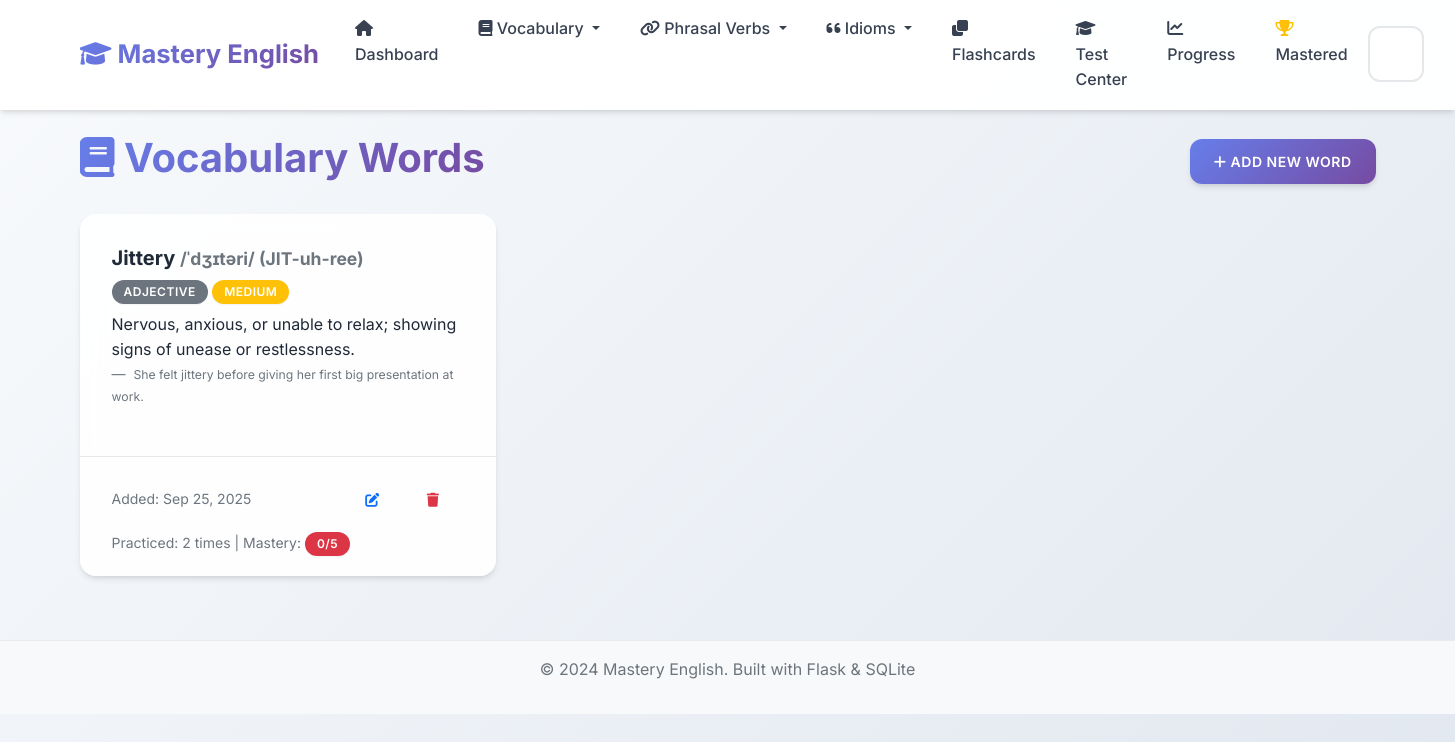
Before: /vocabulary with the older database file.
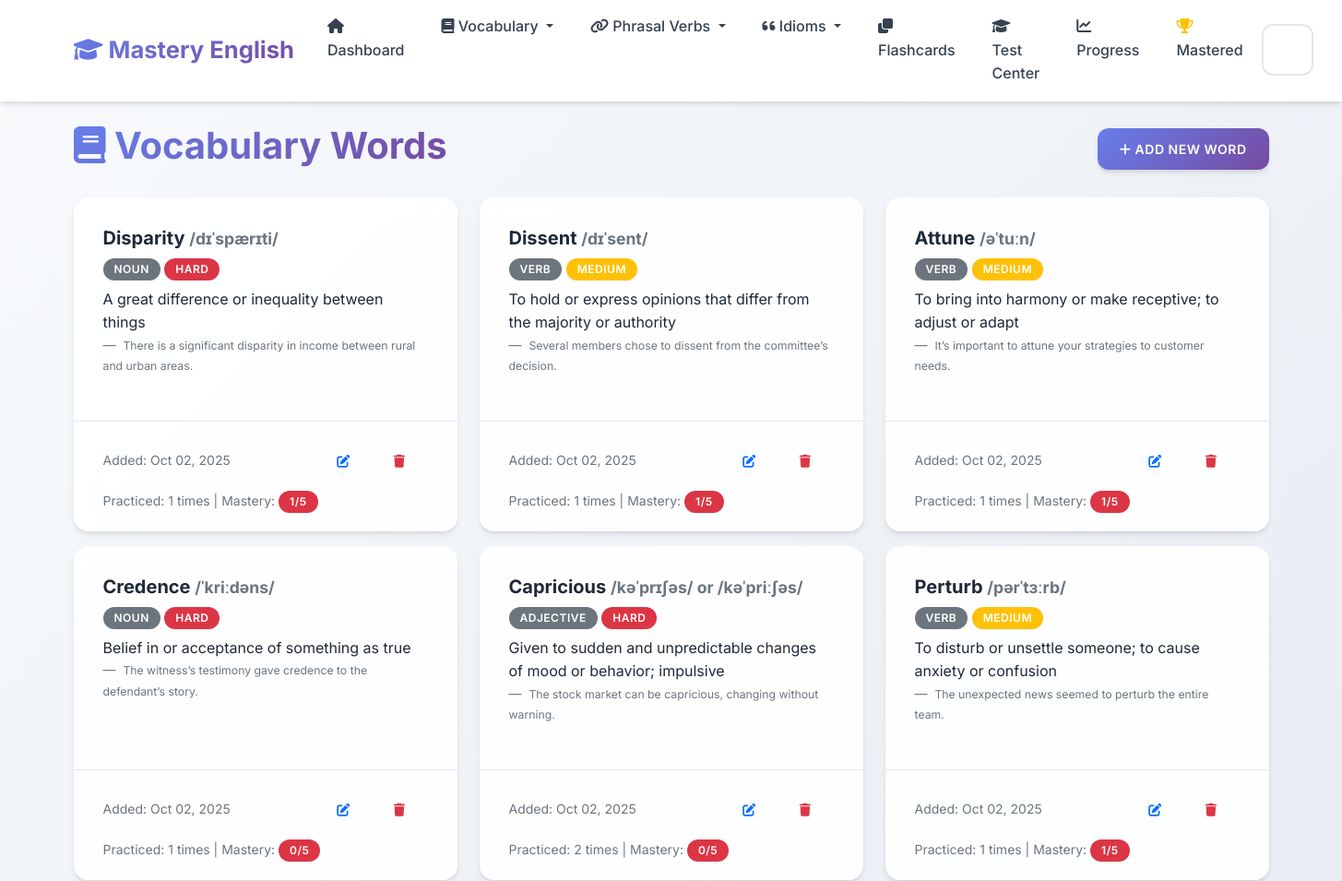
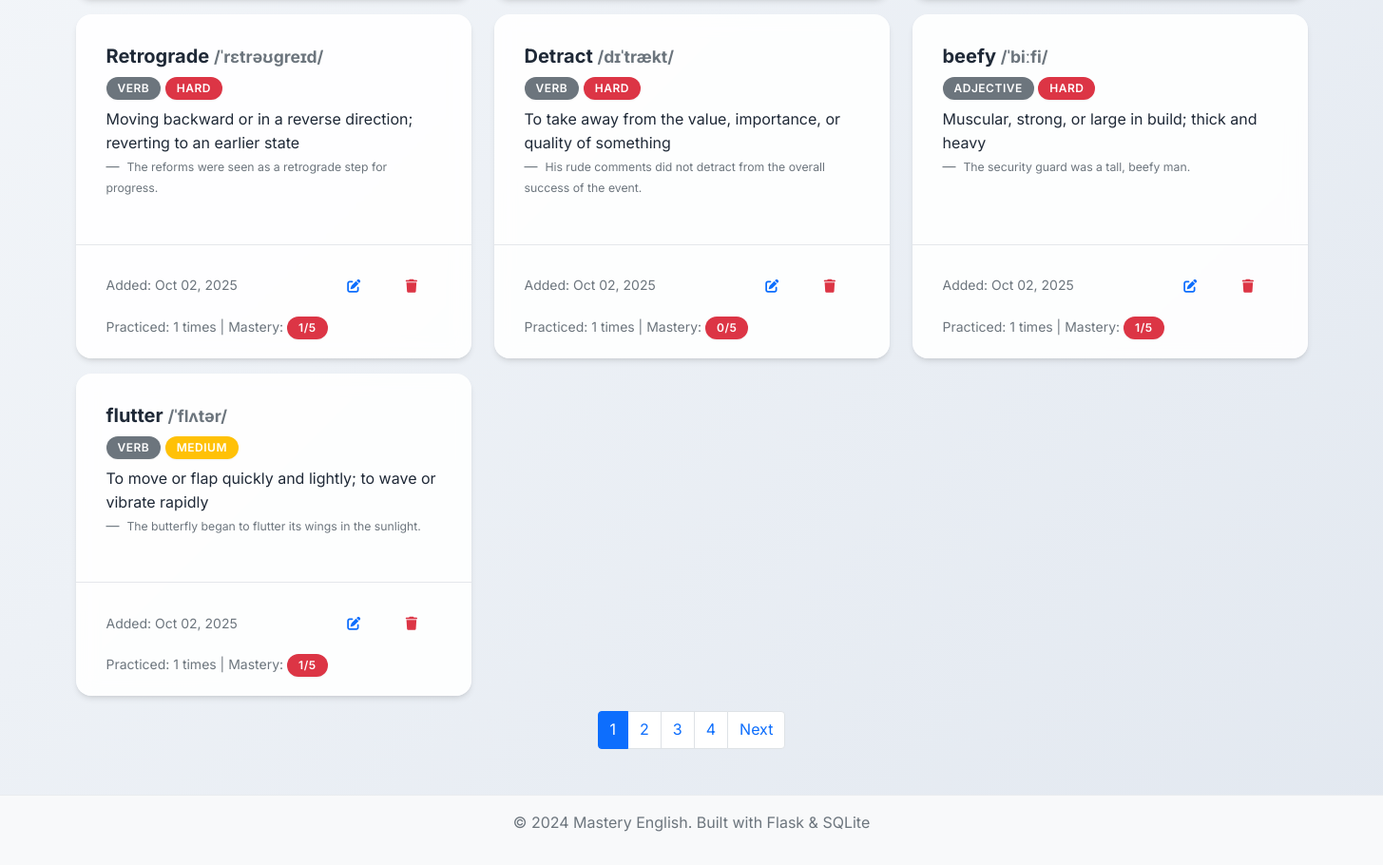
After: the same page with the newer database file (2 pictures, top to bottom).
### app.py (models this page shows, shortened)
class VocabularyWord(db.Model):
    __tablename__ = 'vocabulary_words'
    id = db.Column(db.Integer, primary_key=True)
    word = db.Column(db.String(100), nullable=False)
    definition = db.Column(db.Text, nullable=False)
    example_sentence = db.Column(db.Text)
    pronunciation = db.Column(db.String(100))
    part_of_speech = db.Column(db.String(50))
    difficulty_level = db.Column(db.String(20), default='medium')
    date_added = db.Column(db.DateTime, default=datetime.utcnow)
    times_practiced = db.Column(db.Integer, default=0)
    last_practiced = db.Column(db.DateTime)
    mastery_level = db.Column(db.Integer, default=0)

### app.py (the view)
@app.route('/vocabulary')
def vocabulary_list():
    page = request.args.get('page', 1, type=int)
    words = VocabularyWord.query.order_by(VocabularyWord.date_added.desc()).paginate(
        page=page, per_page=10, error_out=False)
    return render_template('vocabulary_list.html', words=words)

### templates/vocabulary_list.html (shortened to what this page needs)
{% extends "base.html" %}
{% block content %}
<div class="row">
    <div class="col-12">
        <div class="d-flex justify-content-between align-items-center mb-4">
            <h1>
                <i class="fas fa-book"></i> Vocabulary Words
            </h1>
            <a href="{{ url_for('add_vocabulary') }}" class="btn btn-primary">
                <i class="fas fa-plus"></i> Add New Word
            </a>
        </div>
    </div>
</div>
{% if words.items %}
    <div class="row">
        {% for word in words.items %}
            <div class="col-md-6 col-lg-4 mb-3">
                <div class="card h-100">
                    <div class="card-body">
                        <h5 class="card-title">
                            {{ word.word }}
                            {% if word.pronunciation %}
                                <small class="text-muted">{{ word.pronunciation }}</small>
                            {% endif %}
                        </h5>
                        {% if word.part_of_speech %}
                            <span class="badge bg-secondary mb-2">{{ word.part_of_speech }}</span>
                        {% endif %}
                        <span class="badge bg-{% if word.difficulty_level == 'easy' %}success{% elif word.difficulty_level == 'hard' %}danger{% else %}warning{% endif %} mb-2">
                            {{ word.difficulty_level.title() }}
                        </span>
                        <p class="card-text">{{ word.definition }}</p>
                        {% if word.example_sentence %}
                            <blockquote class="blockquote-footer">
                                <small>{{ word.example_sentence }}</small>
                            </blockquote>
                        {% endif %}
                    </div>
                    <div class="card-footer bg-transparent">
                        <div class="d-flex justify-content-between align-items-center">
                            <small class="text-muted">
                                Added: {{ word.date_added.strftime('%b %d, %Y') }}
                            </small>
                            <div class="btn-group" role="group">
                                <a href="{{ url_for('edit_vocabulary', id=word.id) }}" class="btn btn-sm btn-outline-primary">
                                    <i class="fas fa-edit"></i>
                                </a>
                                <button type="button" class="btn btn-sm btn-outline-danger" onclick="confirmDelete('{{ word.word }}', '{{ url_for('delete_vocabulary', id=word.id) }}')">
                                    <i class="fas fa-trash"></i>
                                </button>
                            </div>
                        </div>
                        {% if word.times_practiced > 0 %}
                            <div class="mt-2">
                                <small class="text-muted">
                                    Practiced: {{ word.times_practiced }} times
                                    | Mastery:
                                    <span class="badge bg-{% if word.mastery_level >= 4 %}success{% elif word.mastery_level >= 2 %}warning{% else %}danger{% endif %}">
                                        {{ word.mastery_level }}/5
                                    </span>
                                </small>
                            </div>
                        {% endif %}
                    </div>
                </div>
            </div>
        {% endfor %}
    </div>
    {% if words.pages > 1 %}
        <nav aria-label="Page navigation">
            <ul class="pagination justify-content-center">
                {% for page_num in words.iter_pages() %}
                    {% if page_num %}
                        {% if page_num != words.page %}
                            <li class="page-item">
                                <a class="page-link" href="{{ url_for('vocabulary_list', page=page_num) }}">{{ page_num }}</a>
                            </li>
                        {% else %}
                            <li class="page-item active">
                                <span class="page-link">{{ page_num }}</span>
                            </li>
                        {% endif %}
                    {% else %}
                        <li class="page-item disabled">
                            <span class="page-link">...</span>
                        </li>
                    {% endif %}
                {% endfor %}
                {% if words.has_next %}
                    <li class="page-item">
                        <a class="page-link" href="{{ url_for('vocabulary_list', page=words.next_num) }}">Next</a>
                    </li>
                {% endif %}
            </ul>
        </nav>
    {% endif %}
{% endif %}
{% endblock %}

### templates/base.html (shortened to what this page needs)
<!DOCTYPE html>
<html lang="en">
<head>
    <link href="https://cdn.jsdelivr.net/npm/bootstrap@5.1.3/dist/css/bootstrap.min.css" rel="stylesheet">
    <link href="https://cdnjs.cloudflare.com/ajax/libs/font-awesome/6.0.0/css/all.min.css" rel="stylesheet">
    <link href="{{ url_for('static', filename='css/style.css') }}" rel="stylesheet">
</head>
<body>
    <nav class="navbar navbar-expand-lg navbar-light">
        <div class="container">
            <a class="navbar-brand" href="{{ url_for('index') }}">
                <i class="fas fa-graduation-cap"></i> Mastery English
            </a>
            <div class="collapse navbar-collapse" id="navbarNav">
                <ul class="navbar-nav me-auto">
                    <li class="nav-item">
                        <a class="nav-link" href="{{ url_for('index') }}">
                            <i class="fas fa-home"></i> Dashboard
                        </a>
                    </li>
                    <li class="nav-item dropdown">
                        <a class="nav-link dropdown-toggle" href="#" id="vocabDropdown" role="button" data-bs-toggle="dropdown">
                            <i class="fas fa-book"></i> Vocabulary
                        </a>
                    </li>
                    <li class="nav-item dropdown">
                        <a class="nav-link dropdown-toggle" href="#" id="phrasalDropdown" role="button" data-bs-toggle="dropdown">
                            <i class="fas fa-link"></i> Phrasal Verbs
                        </a>
                    </li>
                    <li class="nav-item dropdown">
                        <a class="nav-link dropdown-toggle" href="#" id="idiomsDropdown" role="button" data-bs-toggle="dropdown">
                            <i class="fas fa-quote-left"></i> Idioms
                        </a>
                    </li>
                    <li class="nav-item">
                        <a class="nav-link" href="{{ url_for('flashcards_menu') }}">
                            <i class="fas fa-clone"></i> Flashcards
                        </a>
                    </li>
                    <li class="nav-item">
                        <a class="nav-link" href="{{ url_for('test') }}">
                            <i class="fas fa-graduation-cap"></i> Test Center
                        </a>
                    </li>
                    <li class="nav-item">
                        <a class="nav-link" href="{{ url_for('progress') }}">
                            <i class="fas fa-chart-line"></i> Progress
                        </a>
                    </li>
                    <li class="nav-item">
                        <a class="nav-link" href="{{ url_for('mastered_words') }}">
                            <i class="fas fa-trophy text-warning"></i> Mastered
                        </a>
                    </li>
                </ul>
                <div class="d-flex">
                    <form class="d-flex" method="GET" action="{{ url_for('search') }}">
                        <input class="form-control me-2" type="search" name="q" placeholder="Search..." aria-label="Search">
                        <button class="btn btn-outline-light" type="submit">
                        </button>
                    </form>
                </div>
            </div>
        </div>
    </nav>
    <main class="container mt-4">
        {% block content %}{% endblock %}
    </main>
    <footer class="bg-light text-center text-muted py-3 mt-5">
        <div class="container">
            <p>&copy; 2024 Mastery English. Built with Flask & SQLite</p>
        </div>
    </footer>
</body>
</html>

### static/css/style.css (style rules this page uses)
:root { --primary-color: #6366f1; --primary-dark: #4f46e5; --primary-light: #8b5cf6; --success-color: #10b981; --success-dark: #059669; --info-color: #06b6d4; --info-dark: #0891b2; --warning-color: #f59e0b; --warning-dark: #d97706; --danger-color: #ef4444; --danger-dark: #dc2626; --light-color: #f8fafc; --dark-color: #1e293b; --gray-50: #f9fafb; --gray-100: #f3f4f6; --gray-200: #e5e7eb; --gray-300: #d1d5db; --gray-400: #9ca3af; --gray-500: #6b7280; --gray-600: #4b5563; --gray-700: #374151; --gray-800: #1f2937; --gray-900: #111827; --gradient-primary: linear-gradient(135deg, #667eea 0%, #764ba2 100%); --gradient-success: linear-gradient(135deg, #11998e 0%, #38ef7d 100%); --gradient-info: linear-gradient(135deg, #667db6 0%, #0082c8 100%); --gradient-warning: linear-gradient(135deg, #f093fb 0%, #f5576c 100%); --gradient-hero: linear-gradient(135deg, #667eea 0%, #764ba2 50%, #f093fb 100%); --shadow-sm: 0 1px 2px 0 rgba(0, 0, 0, 0.05); --shadow: 0 4px 6px -1px rgba(0, 0, 0, 0.1), 0 2px 4px -1px rgba(0, 0, 0, 0.06); --shadow-md: 0 10px 15px -3px rgba(0, 0, 0, 0.1), 0 4px 6px -2px rgba(0, 0, 0, 0.05); --shadow-lg: 0 20px 25px -5px rgba(0, 0, 0, 0.1), 0 10px 10px -5px rgba(0, 0, 0, 0.04); --shadow-xl: 0 25px 50px -12px rgba(0, 0, 0, 0.25); }
body { font-family: 'Inter', 'Segoe UI', -apple-system, BlinkMacSystemFont, sans-serif; background: linear-gradient(135deg, #f8fafc 0%, #e2e8f0 100%); min-height: 100vh; line-height: 1.6; color: var(--gray-800); }
.navbar { background: rgba(255, 255, 255, 0.95) !important; backdrop-filter: blur(10px); border-bottom: 1px solid rgba(255, 255, 255, 0.2); box-shadow: var(--shadow); }
.navbar-brand { font-weight: 700; font-size: 1.6rem; background: var(--gradient-primary); -webkit-background-clip: text; -webkit-text-fill-color: transparent; background-clip: text; transition: all 0.3s ease; }
.navbar-nav .nav-link { font-weight: 500; color: var(--gray-700) !important; border-radius: 8px; margin: 0 4px; padding: 8px 16px !important; transition: all 0.3s ease; }
.card { border: none; border-radius: 16px; background: rgba(255, 255, 255, 0.9); backdrop-filter: blur(10px); box-shadow: var(--shadow); transition: all 0.4s cubic-bezier(0.4, 0, 0.2, 1); position: relative; overflow: hidden; }
.card::before { content: ''; position: absolute; top: 0; left: 0; width: 100%; height: 2px; background: var(--gradient-primary); transform: scaleX(0); transition: transform 0.3s ease; }
.card-body { padding: 2rem; }
.card-footer { background: rgba(248, 250, 252, 0.8); border-top: 1px solid var(--gray-200); border-radius: 0 0 16px 16px; padding: 1.25rem 2rem; }
.badge { font-size: 0.7rem; border-radius: 12px; padding: 0.4em 0.8em; }
.btn { border-radius: 12px; font-weight: 600; padding: 0.75rem 1.5rem; text-transform: uppercase; letter-spacing: 0.5px; font-size: 0.875rem; transition: all 0.3s cubic-bezier(0.4, 0, 0.2, 1); position: relative; overflow: hidden; border: none; }
.btn::before { content: ''; position: absolute; top: 0; left: -100%; width: 100%; height: 100%; background: linear-gradient(90deg, transparent, rgba(255,255,255,0.2), transparent); transition: left 0.5s; }
.btn-primary { background: var(--gradient-primary); box-shadow: var(--shadow); }
.btn-group .btn { border-radius: 6px; }
.form-control, .form-select { border-radius: 12px; border: 2px solid var(--gray-200); padding: 0.875rem 1.25rem; font-size: 1rem; font-weight: 500; background: rgba(255, 255, 255, 0.8); backdrop-filter: blur(10px); transition: all 0.3s cubic-bezier(0.4, 0, 0.2, 1); }
h1, h2, h3, h4, h5, h6 { font-weight: 700; color: var(--gray-800); }
h1 { background: var(--gradient-primary); -webkit-background-clip: text; -webkit-text-fill-color: transparent; background-clip: text; }
.badge { font-size: 0.75rem; border-radius: 20px; padding: 0.5em 1em; font-weight: 600; text-transform: uppercase; letter-spacing: 0.5px; box-shadow: var(--shadow-sm); }
.fa, .fas, .far { transition: all 0.3s ease; }
footer { margin-top: auto; border-top: 1px solid #e9ecef; }
.container { animation: fadeInUp 0.6s ease-out; }

Changed rows visible on the page:
no longer on this page (row edited): VocabularyWord: word "Jittery", pronunciation "/ˈdʒɪtəri/ (JIT-uh-ree)", part_of_speech "ADJECTIVE", difficulty_level "MEDIUM", definition "Nervous, anxious, or unable to relax; showing signs of unease or restlessness.", example_sentence "She felt jittery before giving her first big presentation at work.", date_added "Sep 25, 2025", times_practiced "2", mastery_level "0"
added VocabularyWord: word "Disparity", pronunciation "/dɪˈspærɪti/", part_of_speech "NOUN", difficulty_level "HARD", definition "A great difference or inequality between things", example_sentence "There is a significant disparity in income between rural and urban areas.", date_added "Oct 02, 2025", times_practiced "1", mastery_level "1"
added VocabularyWord: word "Dissent", pronunciation "/dɪˈsent/", part_of_speech "VERB", difficulty_level "MEDIUM", definition "To hold or express opinions that differ from the majority or authority", example_sentence "Several members chose to dissent from the committee’s decision.", date_added "Oct 02, 2025", times_practiced "1", mastery_level "1"
added VocabularyWord: word "Attune", pronunciation "/əˈtuːn/", part_of_speech "VERB", difficulty_level "MEDIUM", definition "To bring into harmony or make receptive; to adjust or adapt", example_sentence "It’s important to attune your strategies to customer needs.", date_added "Oct 02, 2025", times_practiced "1", mastery_level "1"
added VocabularyWord: word "Credence", pronunciation "/ˈkriːdəns/", part_of_speech "NOUN", difficulty_level "HARD", definition "Belief in or acceptance of something as true", example_sentence "The witness’s testimony gave credence to the defendant’s story.", date_added "Oct 02, 2025", times_practiced "1", mastery_level "0"
added VocabularyWord: word "Capricious", pronunciation "/kəˈprɪʃəs/ or /kəˈpriːʃəs/", part_of_speech "ADJECTIVE", difficulty_level "HARD", definition "Given to sudden and unpredictable changes of mood or behavior; impulsive", example_sentence "The stock market can be capricious, changing without warning.", date_added "Oct 02, 2025", times_practiced "2", mastery_level "0"
added VocabularyWord: word "Perturb", pronunciation "/pərˈtɜːrb/", part_of_speech "VERB", difficulty_level "MEDIUM", definition "To disturb or unsettle someone; to cause anxiety or confusion", example_sentence "The unexpected news seemed to perturb the entire team.", date_added "Oct 02, 2025", times_practiced "1", mastery_level "1"
added VocabularyWord: word "Retrograde", pronunciation "/ˈrɛtrəʊɡreɪd/", part_of_speech "VERB", difficulty_level "HARD", definition "Moving backward or in a reverse direction; reverting to an earlier state", example_sentence "The reforms were seen as a retrograde step for progress.", date_added "Oct 02, 2025", times_practiced "1", mastery_level "1"
added VocabularyWord: word "Detract", pronunciation "/dɪˈtrækt/", part_of_speech "VERB", difficulty_level "HARD", definition "To take away from the value, importance, or quality of something", example_sentence "His rude comments did not detract from the overall success of the event.", date_added "Oct 02, 2025", times_practiced "1", mastery_level "0"
added VocabularyWord: word "beefy", pronunciation "/ˈbiːfi/", part_of_speech "ADJECTIVE", difficulty_level "HARD", definition "Muscular, strong, or large in build; thick and heavy", example_sentence "The security guard was a tall, beefy man.", date_added "Oct 02, 2025", times_practiced "1", mastery_level "1"
added VocabularyWord: word "flutter", pronunciation "/ˈflʌtər/", part_of_speech "VERB", difficulty_level "MEDIUM", definition "To move or flap quickly and lightly; to wave or vibrate rapidly", example_sentence "The butterfly began to flutter its wings in the sunlight.", date_added "Oct 02, 2025", times_practiced "1", mastery_level "1"
Other visible differences:
new list line: "1"
new list line: "2"
new list line: "3"
new list line: "4"
text now shown: "Next"
